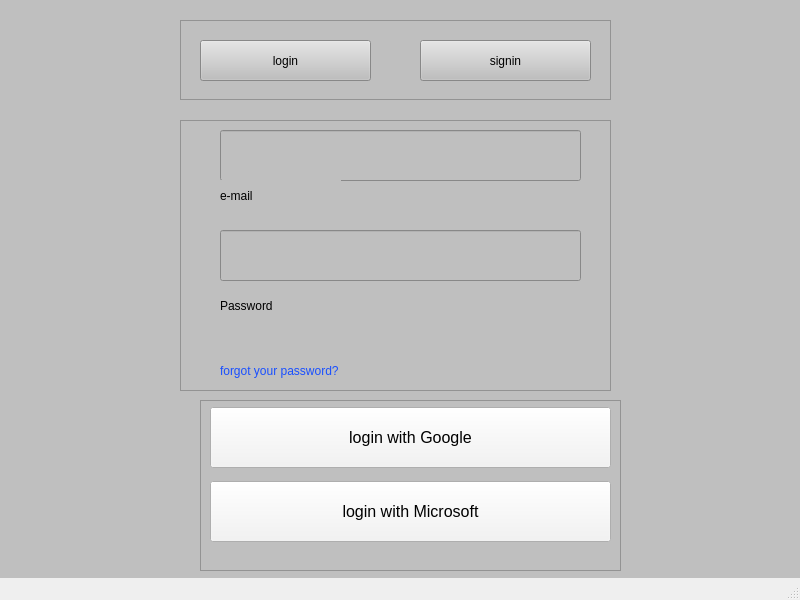
<?xml version="1.0" encoding="UTF-8"?>
<ui version="4.0">
 <class>MainWindow</class>
 <widget class="QMainWindow" name="MainWindow">
  <property name="geometry">
   <rect>
    <x>0</x>
    <y>0</y>
    <width>800</width>
    <height>600</height>
   </rect>
  </property>
  <property name="windowTitle">
   <string>MainWindow</string>
  </property>
  <widget class="QWidget" name="centralwidget">
   <widget class="QFrame" name="frame">
    <property name="geometry">
     <rect>
      <x>0</x>
      <y>0</y>
      <width>801</width>
      <height>601</height>
     </rect>
    </property>
    <property name="styleSheet">
     <string notr="true">background-color: rgb(191, 191, 191);</string>
    </property>
    <property name="frameShape">
     <enum>QFrame::NoFrame</enum>
    </property>
    <property name="frameShadow">
     <enum>QFrame::Sunken</enum>
    </property>
    <property name="lineWidth">
     <number>-2</number>
    </property>
    <widget class="QFrame" name="frame_2">
     <property name="geometry">
      <rect>
       <x>200</x>
       <y>400</y>
       <width>421</width>
       <height>171</height>
      </rect>
     </property>
     <property name="frameShape">
      <enum>QFrame::StyledPanel</enum>
     </property>
     <property name="frameShadow">
      <enum>QFrame::Raised</enum>
     </property>
     <widget class="QPushButton" name="PushButton_google_login">
      <property name="geometry">
       <rect>
        <x>10</x>
        <y>7</y>
        <width>401</width>
        <height>61</height>
       </rect>
      </property>
      <property name="font">
       <font>
        <pointsize>12</pointsize>
       </font>
      </property>
      <property name="autoFillBackground">
       <bool>false</bool>
      </property>
      <property name="styleSheet">
       <string notr="true">background-color: rgb(243, 243, 243);</string>
      </property>
      <property name="text">
       <string>login with Google</string>
      </property>
      <property name="checkable">
       <bool>false</bool>
      </property>
      <property name="autoDefault">
       <bool>false</bool>
      </property>
      <property name="default">
       <bool>false</bool>
      </property>
      <property name="flat">
       <bool>false</bool>
      </property>
     </widget>
     <widget class="QPushButton" name="PushButton_microsoft_login">
      <property name="geometry">
       <rect>
        <x>10</x>
        <y>81</y>
        <width>401</width>
        <height>61</height>
       </rect>
      </property>
      <property name="font">
       <font>
        <pointsize>12</pointsize>
       </font>
      </property>
      <property name="autoFillBackground">
       <bool>false</bool>
      </property>
      <property name="styleSheet">
       <string notr="true">background-color: rgb(243, 243, 243);</string>
      </property>
      <property name="text">
       <string>login with Microsoft</string>
      </property>
      <property name="checkable">
       <bool>false</bool>
      </property>
      <property name="autoDefault">
       <bool>false</bool>
      </property>
      <property name="default">
       <bool>false</bool>
      </property>
      <property name="flat">
       <bool>false</bool>
      </property>
     </widget>
    </widget>
    <widget class="QFrame" name="frame_3">
     <property name="geometry">
      <rect>
       <x>180</x>
       <y>120</y>
       <width>431</width>
       <height>271</height>
      </rect>
     </property>
     <property name="frameShape">
      <enum>QFrame::StyledPanel</enum>
     </property>
     <property name="frameShadow">
      <enum>QFrame::Raised</enum>
     </property>
     <widget class="QLineEdit" name="lineEdit_username">
      <property name="geometry">
       <rect>
        <x>40</x>
        <y>10</y>
        <width>361</width>
        <height>51</height>
       </rect>
      </property>
     </widget>
     <widget class="QLabel" name="label">
      <property name="geometry">
       <rect>
        <x>40</x>
        <y>60</y>
        <width>121</width>
        <height>31</height>
       </rect>
      </property>
      <property name="text">
       <string>e-mail</string>
      </property>
     </widget>
     <widget class="QLineEdit" name="lineEdit_password">
      <property name="geometry">
       <rect>
        <x>40</x>
        <y>110</y>
        <width>361</width>
        <height>51</height>
       </rect>
      </property>
     </widget>
     <widget class="QLabel" name="label_2">
      <property name="geometry">
       <rect>
        <x>40</x>
        <y>170</y>
        <width>121</width>
        <height>31</height>
       </rect>
      </property>
      <property name="text">
       <string>Password</string>
      </property>
     </widget>
     <widget class="QLabel" name="label_3">
      <property name="geometry">
       <rect>
        <x>40</x>
        <y>240</y>
        <width>181</width>
        <height>21</height>
       </rect>
      </property>
      <property name="styleSheet">
       <string notr="true">color: rgb(25, 79, 255);</string>
      </property>
      <property name="text">
       <string>forgot your password?</string>
      </property>
     </widget>
    </widget>
    <widget class="QFrame" name="frame_4">
     <property name="geometry">
      <rect>
       <x>180</x>
       <y>20</y>
       <width>431</width>
       <height>80</height>
      </rect>
     </property>
     <property name="frameShape">
      <enum>QFrame::StyledPanel</enum>
     </property>
     <property name="frameShadow">
      <enum>QFrame::Raised</enum>
     </property>
     <widget class="QPushButton" name="pushButton">
      <property name="geometry">
       <rect>
        <x>20</x>
        <y>20</y>
        <width>171</width>
        <height>41</height>
       </rect>
      </property>
      <property name="text">
       <string>login</string>
      </property>
     </widget>
     <widget class="QPushButton" name="pushButton_2">
      <property name="geometry">
       <rect>
        <x>240</x>
        <y>20</y>
        <width>171</width>
        <height>41</height>
       </rect>
      </property>
      <property name="text">
       <string>signin</string>
      </property>
     </widget>
    </widget>
   </widget>
  </widget>
  <widget class="QStatusBar" name="statusbar"/>
 </widget>
 <resources/>
 <connections/>
</ui>
